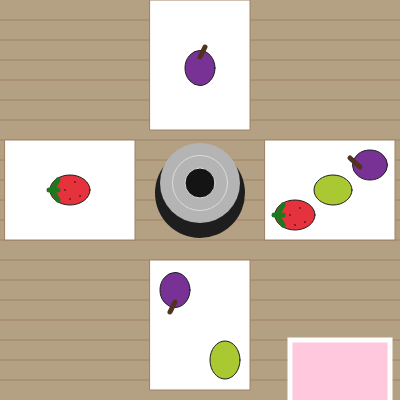
Frame 1 (no input)
Frame 60 (no input): identical to frame 1, image omitted
Frame 120 (the mouse pressed at the canvas centre since frame 60): identical to frame 1, image omitted

The p5.js sketch that drew this single still picture (run headless with seeded random() and noise() and a simulated clock; from frame 60 on, the mouse is pressed at the canvas centre):

// p5.js sketch
// ── sketch.js
function setup() {
  createCanvas(400, 400);
}

function draw() {
  background(180, 160, 130);

  stroke(160, 130, 100);
  line(0, 20, 400, 20);
  line(0, 40, 400, 40);
  line(0, 60, 400, 60);
  line(0, 80, 400, 80);
  line(0, 100, 400, 100);
  line(0, 120, 400, 120);
  line(0, 140, 400, 140);
  line(0, 160, 400, 160);
  line(0, 180, 400, 180);
  line(0, 200, 400, 200);
  line(0, 220, 400, 220);
  line(0, 240, 400, 240);
  line(0, 260, 400, 260);
  line(0, 280, 400, 280);
  line(0, 300, 400, 300);
  line(0, 320, 400, 320);
  line(0, 340, 400, 340);
  line(0, 360, 400, 360);
  line(0, 380, 400, 380);

  fill(255);
  rect(5, 140, 130, 100); //좌
  rect(265, 140, 130, 100); //우
  rect(150, 0, 100, 130); //상
  rect(150, 260, 100, 130); //하
  
  fill(255, 200, 220);
  stroke(255);
  strokeWeight(5);
  rect(290, 340, 100, 130);
  strokeWeight(1);

  fill(30);
  noStroke();
  circle(200, 193, 90);
  fill(180);
  noStroke();
  circle(200, 183, 80);
  noFill();
  stroke(220);
  circle(200, 183, 55);
  fill(20);
  circle(200, 183, 30);

  fill(230, 50, 60);
  stroke(30);
  ellipse(70, 190, 40, 30);

  stroke(30, 120, 30);
  strokeWeight(5);
  line(52, 190, 58, 200);
  line(49, 190, 58, 190);
  line(52, 190, 58, 180);
  strokeWeight(1);

  stroke(0);
  strokeWeight(1.5);
  point(65, 190);
  point(70, 199);
  point(75, 182);
  point(80, 196);
  strokeWeight(1); //좌, 딸기

  fill(120, 50, 150);
  stroke(30);
  ellipse(200, 68, 30, 35);

  stroke(80, 50, 30);
  strokeWeight(5);
  line(200, 57, 205, 47);
  strokeWeight(1); //상, 자두

  fill(230, 50, 60);
  stroke(30);
  ellipse(295, 215, 40, 30);

  stroke(30, 120, 30);
  strokeWeight(5);
  line(277, 215, 283, 225);
  line(274, 215, 283, 215);
  line(277, 215, 283, 205);
  strokeWeight(1);

  stroke(0);
  strokeWeight(1.5);
  point(290, 215);
  point(295, 225);
  point(300, 208);
  point(305, 222);
  strokeWeight(1); //우, 딸기

  fill(170, 200, 50);
  stroke(30);
  ellipse(333, 190, 38, 30); //우, 라임

  fill(120, 50, 150);
  ellipse(370, 165, 35, 30);

  stroke(80, 50, 30);
  strokeWeight(5);
  line(350, 158, 360, 167);
  strokeWeight(1) //우, 자두

  fill(120, 50, 150);
  stroke(30);
  ellipse(175, 290, 30, 35);

  stroke(80, 50, 30);
  strokeWeight(5);
  line(170, 312, 175, 302);
  strokeWeight(1); //하, 자두

  fill(170, 200, 50);
  stroke(30);
  ellipse(225, 360, 30, 38); //하, 라임

}
